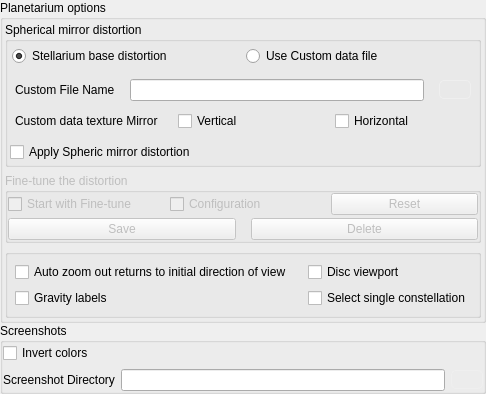
        <widget class="QWidget" name="page_3">
         <layout class="QVBoxLayout" name="verticalLayout_12">
          <property name="spacing">
           <number>0</number>
          </property>
          <property name="leftMargin">
           <number>0</number>
          </property>
          <property name="topMargin">
           <number>0</number>
          </property>
          <property name="rightMargin">
           <number>0</number>
          </property>
          <property name="bottomMargin">
           <number>0</number>
          </property>
          <item>
           <widget class="QGroupBox" name="groupBox_7">
            <property name="title">
             <string>Planetarium options</string>
            </property>
            <layout class="QGridLayout" name="gridLayoutx">
             <property name="leftMargin">
              <number>2</number>
             </property>
             <property name="topMargin">
              <number>2</number>
             </property>
             <property name="rightMargin">
              <number>2</number>
             </property>
             <property name="bottomMargin">
              <number>2</number>
             </property>
             <item row="0" column="0" colspan="2">
              <widget class="QGroupBox" name="groupBox_10">
               <property name="sizePolicy">
                <sizepolicy hsizetype="Expanding" vsizetype="Preferred">
                 <horstretch>0</horstretch>
                 <verstretch>0</verstretch>
                </sizepolicy>
               </property>
               <property name="title">
                <string>Spherical mirror distortion</string>
               </property>
               <layout class="QVBoxLayout" name="verticalLayout_4">
                <property name="leftMargin">
                 <number>2</number>
                </property>
                <property name="topMargin">
                 <number>2</number>
                </property>
                <property name="rightMargin">
                 <number>2</number>
                </property>
                <property name="bottomMargin">
                 <number>2</number>
                </property>
                <item>
                 <layout class="QHBoxLayout" name="horizontalLayout_10">
                  <property name="leftMargin">
                   <number>2</number>
                  </property>
                  <property name="topMargin">
                   <number>2</number>
                  </property>
                  <property name="rightMargin">
                   <number>2</number>
                  </property>
                  <property name="bottomMargin">
                   <number>2</number>
                  </property>
                  <item>
                   <widget class="QRadioButton" name="rdStellaMirror">
                    <property name="text">
                     <string>Stellarium base distortion</string>
                    </property>
                    <property name="checked">
                     <bool>true</bool>
                    </property>
                   </widget>
                  </item>
                  <item>
                   <widget class="QRadioButton" name="rdCustomMirror">
                    <property name="text">
                     <string>Use Custom data file </string>
                    </property>
                   </widget>
                  </item>
                 </layout>
                </item>
                <item>
                 <layout class="QVBoxLayout" name="verticalLayout_13">
                  <property name="spacing">
                   <number>0</number>
                  </property>
                  <property name="leftMargin">
                   <number>0</number>
                  </property>
                  <property name="topMargin">
                   <number>0</number>
                  </property>
                  <property name="rightMargin">
                   <number>0</number>
                  </property>
                  <property name="bottomMargin">
                   <number>0</number>
                  </property>
                  <item>
                   <layout class="QHBoxLayout" name="horizontalLayout_9">
                    <property name="spacing">
                     <number>15</number>
                    </property>
                    <property name="leftMargin">
                     <number>5</number>
                    </property>
                    <property name="topMargin">
                     <number>5</number>
                    </property>
                    <property name="rightMargin">
                     <number>5</number>
                    </property>
                    <property name="bottomMargin">
                     <number>5</number>
                    </property>
                    <item>
                     <widget class="QLabel" name="Filename">
                      <property name="text">
                       <string>Custom File Name</string>
                      </property>
                     </widget>
                    </item>
                    <item>
                     <widget class="QLineEdit" name="txtCustomDataFile">
                      <property name="readOnly">
                       <bool>true</bool>
                      </property>
                     </widget>
                    </item>
                    <item>
                     <widget class="QPushButton" name="btnOpenMirrorData">
                      <property name="maximumSize">
                       <size>
                        <width>48</width>
                        <height>16777215</height>
                       </size>
                      </property>
                      <property name="toolTip">
                       <string>Open Flat Media project file</string>
                      </property>
                      <property name="styleSheet">
                       <string notr="true">QPushButton { 
     border-style: inset;
     border-width: 1px;
     border-radius:5px;
	 padding: 3px;
     border-style: solid;
     border-width: 1px;
     border-radius:5px;
     border-color: palette(button);
	 padding: 3px;
     font-size: 7pt;
}

QPushButton:checked { 
     border-color: palette(dark);
    background-color: qradialgradient(cx: 0.7, cy: 1.4, fx: 0.7, fy: 1.9, radius: 1.5, stop: 0 rgb(255, 255, 0), stop: 1 transparent );
}

QPushButton:pressed { 
     border-color: palette(dark);
     background-color: qradialgradient(cx: 0.7, cy: 1.4, fx: 0.7, fy: 1.9, radius: 1.5, stop: 0 palette(dark), stop: 1 transparent );
}</string>
                      </property>
                      <property name="text">
                       <string/>
                      </property>
                      <property name="icon">
                       <iconset resource="../../data/mainRes.qrc">
                        <normaloff>:/graphicGui/gui/folder2.png</normaloff>:/graphicGui/gui/folder2.png</iconset>
                      </property>
                      <property name="iconSize">
                       <size>
                        <width>16</width>
                        <height>16</height>
                       </size>
                      </property>
                     </widget>
                    </item>
                   </layout>
                  </item>
                  <item>
                   <layout class="QHBoxLayout" name="horizontalLayout_12">
                    <property name="spacing">
                     <number>20</number>
                    </property>
                    <property name="leftMargin">
                     <number>5</number>
                    </property>
                    <property name="topMargin">
                     <number>5</number>
                    </property>
                    <property name="rightMargin">
                     <number>5</number>
                    </property>
                    <property name="bottomMargin">
                     <number>5</number>
                    </property>
                    <item>
                     <widget class="QLabel" name="label_2">
                      <property name="text">
                       <string>Custom data texture Mirror</string>
                      </property>
                     </widget>
                    </item>
                    <item>
                     <widget class="QCheckBox" name="chVertical">
                      <property name="text">
                       <string>Vertical</string>
                      </property>
                     </widget>
                    </item>
                    <item>
                     <widget class="QCheckBox" name="chHorizontal">
                      <property name="text">
                       <string>Horizontal</string>
                      </property>
                     </widget>
                    </item>
                   </layout>
                  </item>
                 </layout>
                </item>
                <item>
                 <widget class="QCheckBox" name="sphericMirrorCheckbox">
                  <property name="toolTip">
                   <string>&lt;!DOCTYPE HTML PUBLIC &quot;-//W3C//DTD HTML 4.0//EN&quot; &quot;http://www.w3.org/TR/REC-html40/strict.dtd&quot;&gt;
&lt;html&gt;&lt;head&gt;&lt;meta name=&quot;qrichtext&quot; content=&quot;1&quot; /&gt;&lt;style type=&quot;text/css&quot;&gt;
p, li { white-space: pre-wrap; }
&lt;/style&gt;&lt;/head&gt;&lt;body style=&quot; font-family:'MS Shell Dlg 2'; font-size:8.25pt; font-weight:400; font-style:normal;&quot;&gt;
&lt;p style=&quot; margin-top:0px; margin-bottom:0px; margin-left:0px; margin-right:0px; -qt-block-indent:0; text-indent:0px;&quot;&gt;&lt;span style=&quot; font-size:8pt;&quot;&gt;Spheric mirror distortion is used when projecting ShiraPlayer onto a spheric mirror for low-cost planetarium systems.&lt;/span&gt;&lt;/p&gt;&lt;/body&gt;&lt;/html&gt;</string>
                  </property>
                  <property name="text">
                   <string>Apply Spheric mirror distortion</string>
                  </property>
                 </widget>
                </item>
               </layout>
              </widget>
             </item>
             <item row="1" column="0" colspan="2">
              <widget class="QGroupBox" name="groupBoxFineTune">
               <property name="enabled">
                <bool>false</bool>
               </property>
               <property name="title">
                <string>Fine-tune the distortion</string>
               </property>
               <layout class="QVBoxLayout" name="verticalLayout_14">
                <property name="spacing">
                 <number>3</number>
                </property>
                <property name="leftMargin">
                 <number>0</number>
                </property>
                <property name="topMargin">
                 <number>0</number>
                </property>
                <property name="rightMargin">
                 <number>0</number>
                </property>
                <property name="bottomMargin">
                 <number>0</number>
                </property>
                <item>
                 <layout class="QVBoxLayout" name="verticalLayout_2">
                  <item>
                   <layout class="QHBoxLayout" name="horizontalLayout_21">
                    <property name="spacing">
                     <number>15</number>
                    </property>
                    <item>
                     <widget class="QCheckBox" name="chApplyFine">
                      <property name="text">
                       <string>Start with Fine-tune</string>
                      </property>
                     </widget>
                    </item>
                    <item>
                     <widget class="QCheckBox" name="chEnableTune">
                      <property name="text">
                       <string>Configuration</string>
                      </property>
                     </widget>
                    </item>
                    <item>
                     <widget class="QPushButton" name="btnResetWarp">
                      <property name="enabled">
                       <bool>false</bool>
                      </property>
                      <property name="maximumSize">
                       <size>
                        <width>16777215</width>
                        <height>24</height>
                       </size>
                      </property>
                      <property name="text">
                       <string>Reset</string>
                      </property>
                     </widget>
                    </item>
                   </layout>
                  </item>
                  <item>
                   <layout class="QHBoxLayout" name="horizontalLayout_20">
                    <property name="spacing">
                     <number>15</number>
                    </property>
                    <item>
                     <widget class="QPushButton" name="btnSaveFineTune">
                      <property name="enabled">
                       <bool>false</bool>
                      </property>
                      <property name="maximumSize">
                       <size>
                        <width>16777215</width>
                        <height>24</height>
                       </size>
                      </property>
                      <property name="text">
                       <string>Save</string>
                      </property>
                     </widget>
                    </item>
                    <item>
                     <widget class="QPushButton" name="btnDelFineTune">
                      <property name="enabled">
                       <bool>false</bool>
                      </property>
                      <property name="maximumSize">
                       <size>
                        <width>16777215</width>
                        <height>24</height>
                       </size>
                      </property>
                      <property name="text">
                       <string>Delete</string>
                      </property>
                     </widget>
                    </item>
                   </layout>
                  </item>
                 </layout>
                </item>
               </layout>
              </widget>
             </item>
             <item row="2" column="0" colspan="2">
              <widget class="QGroupBox" name="groOthers">
               <property name="sizePolicy">
                <sizepolicy hsizetype="Minimum" vsizetype="Preferred">
                 <horstretch>0</horstretch>
                 <verstretch>0</verstretch>
                </sizepolicy>
               </property>
               <layout class="QHBoxLayout" name="horizontalLayout_11">
                <property name="spacing">
                 <number>6</number>
                </property>
                <property name="leftMargin">
                 <number>2</number>
                </property>
                <property name="topMargin">
                 <number>2</number>
                </property>
                <property name="rightMargin">
                 <number>2</number>
                </property>
                <property name="bottomMargin">
                 <number>2</number>
                </property>
                <item>
                 <layout class="QVBoxLayout" name="verticalLayout_6">
                  <property name="leftMargin">
                   <number>5</number>
                  </property>
                  <property name="topMargin">
                   <number>5</number>
                  </property>
                  <property name="rightMargin">
                   <number>5</number>
                  </property>
                  <property name="bottomMargin">
                   <number>5</number>
                  </property>
                  <item>
                   <widget class="QCheckBox" name="autoZoomResetsDirectionCheckbox">
                    <property name="toolTip">
                     <string>When enabled, the &quot;auto zoom out&quot; key will also set the initial viewing direction</string>
                    </property>
                    <property name="text">
                     <string>Auto zoom out returns to initial direction of view</string>
                    </property>
                   </widget>
                  </item>
                  <item>
                   <widget class="QCheckBox" name="gravityLabelCheckbox">
                    <property name="toolTip">
                     <string>Align labels with the horizon</string>
                    </property>
                    <property name="text">
                     <string>Gravity labels</string>
                    </property>
                   </widget>
                  </item>
                 </layout>
                </item>
                <item>
                 <layout class="QVBoxLayout" name="verticalLayout_7">
                  <property name="leftMargin">
                   <number>5</number>
                  </property>
                  <property name="topMargin">
                   <number>5</number>
                  </property>
                  <property name="rightMargin">
                   <number>5</number>
                  </property>
                  <property name="bottomMargin">
                   <number>5</number>
                  </property>
                  <item>
                   <widget class="QCheckBox" name="diskViewportCheckbox">
                    <property name="toolTip">
                     <string>Mask out everything outside a central circle in the main view</string>
                    </property>
                    <property name="text">
                     <string>Disc viewport</string>
                    </property>
                   </widget>
                  </item>
                  <item>
                   <widget class="QCheckBox" name="selectSingleConstellationButton">
                    <property name="statusTip">
                     <string>Hide other constellations when you click one</string>
                    </property>
                    <property name="text">
                     <string>Select single constellation</string>
                    </property>
                   </widget>
                  </item>
                 </layout>
                </item>
               </layout>
              </widget>
             </item>
            </layout>
           </widget>
          </item>
          <item>
           <widget class="QGroupBox" name="grpScreenShots">
            <property name="maximumSize">
             <size>
              <width>16777215</width>
              <height>75</height>
             </size>
            </property>
            <property name="title">
             <string>Screenshots</string>
            </property>
            <layout class="QVBoxLayout" name="verticalLayout_3">
             <property name="leftMargin">
              <number>0</number>
             </property>
             <property name="topMargin">
              <number>0</number>
             </property>
             <property name="rightMargin">
              <number>0</number>
             </property>
             <property name="bottomMargin">
              <number>0</number>
             </property>
             <item>
              <widget class="QCheckBox" name="invertScreenShotColorsCheckBox">
               <property name="text">
                <string>Invert colors</string>
               </property>
              </widget>
             </item>
             <item>
              <layout class="QHBoxLayout" name="horizontalLayout_5">
               <item>
                <widget class="QLabel" name="label">
                 <property name="text">
                  <string>Screenshot Directory</string>
                 </property>
                </widget>
               </item>
               <item>
                <widget class="QLineEdit" name="screenshotDirEdit"/>
               </item>
               <item>
                <widget class="QPushButton" name="screenshotBrowseButton">
                 <property name="sizePolicy">
                  <sizepolicy hsizetype="Fixed" vsizetype="Fixed">
                   <horstretch>0</horstretch>
                   <verstretch>0</verstretch>
                  </sizepolicy>
                 </property>
                 <property name="styleSheet">
                  <string notr="true">QPushButton { 
     border-style: inset;
     border-width: 1px;
     border-radius:5px;
	 padding: 3px;
     border-style: solid;
     border-width: 1px;
     border-radius:5px;
     border-color: palette(button);
	 padding: 3px;
     font-size: 7pt;
}

QPushButton:checked { 
     border-color: palette(dark);
    background-color: qradialgradient(cx: 0.7, cy: 1.4, fx: 0.7, fy: 1.9, radius: 1.5, stop: 0 rgb(255, 255, 0), stop: 1 transparent );
}

QPushButton:pressed { 
     border-color: palette(dark);
     background-color: qradialgradient(cx: 0.7, cy: 1.4, fx: 0.7, fy: 1.9, radius: 1.5, stop: 0 palette(dark), stop: 1 transparent );
}</string>
                 </property>
                 <property name="text">
                  <string/>
                 </property>
                 <property name="icon">
                  <iconset resource="../../data/mainRes.qrc">
                   <normaloff>:/graphicGui/gui/folder2.png</normaloff>:/graphicGui/gui/folder2.png</iconset>
                 </property>
                </widget>
               </item>
              </layout>
             </item>
            </layout>
           </widget>
          </item>
         </layout>
        </widget>
